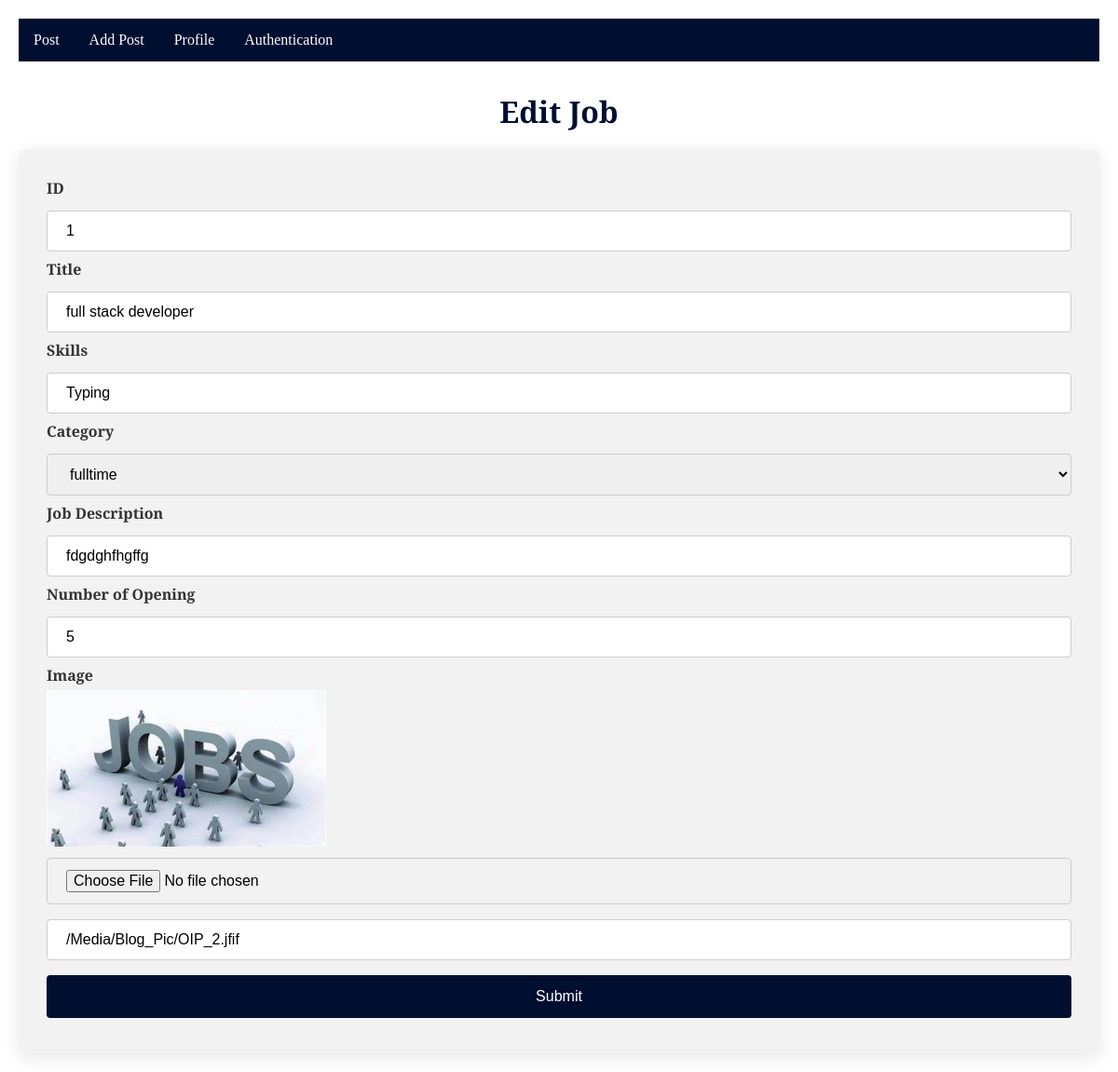
The page /editjob/1 (signed in) on the database as committed earlier.
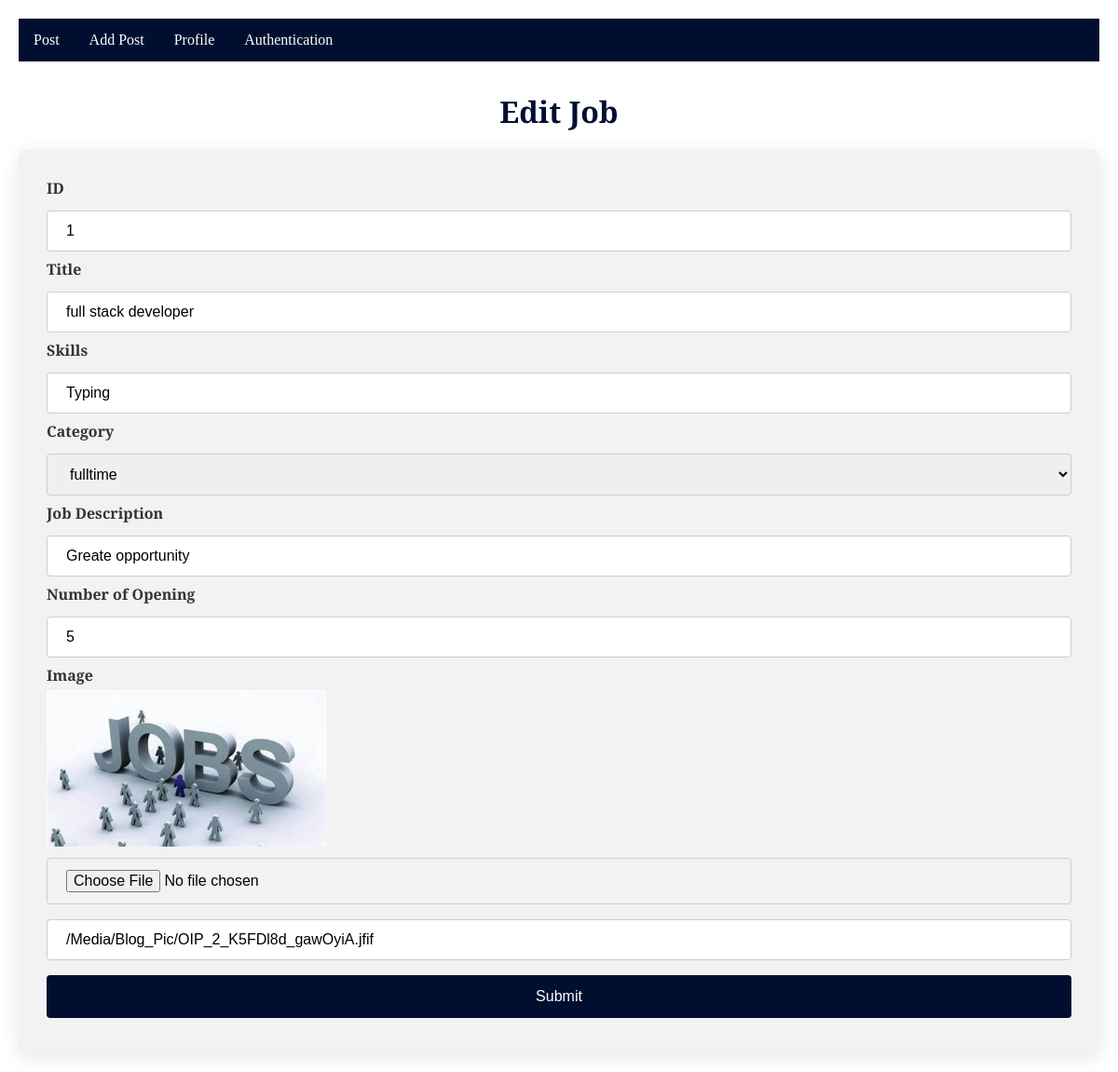
The same page on the database as committed later.
### myapp/models.py (models this page shows, shortened)
class JobModel(models.Model):
    JOB_TYPE_CHOICES = [
        ('fulltime', 'Full-time'),
        ('parttime', 'Part-time'),
    ]
    user = models.ForeignKey(Custom_user, on_delete=models.CASCADE)
    job_title = models.CharField(max_length=255, null=True)
    Number_of_opening = models.PositiveIntegerField(null=True)
    Category = models.CharField(choices=JOB_TYPE_CHOICES,max_length=255, null=True)
    Job_Description = models.TextField(max_length=255, null=True)
    Skills = models.CharField(max_length=255, null=True)
    company_logo=models.ImageField(upload_to='Media/Blog_Pic',null=True)

### myproject/views.py (the view)
# urls.py: path('editjob/<int:id>', editjob, name='editjob'),
def editjob(req,id):
    current_user=req.user
    job=JobModel.objects.filter(id=id)
    if current_user.user_type == "recruiters":
     if req.method=='POST':
        company_logo=req.FILES.get('company_logo')
        job_title=req.POST.get('job_title')
        Number_of_opening=req.POST.get('Number_of_opening')
        Category=req.POST.get('Category')
        Job_Description=req.POST.get('Job_Description')
        Skills=req.POST.get('Skills')
        company_logo_old=req.POST.get('company_logo_old')
        user_object=Custom_user.objects.get(id=id)
        add=JobModel(
            id=id,
            user=user_object,
            job_title=job_title,
            Number_of_opening=Number_of_opening,
            Category=Category,
            Job_Description=Job_Description,
            Skills=Skills,
            )
        if company_logo:
          add.company_logo=company_logo
          add.save()
        else:
         add.company_logo=company_logo_old
         add.save()
        return redirect ('Table')
    return render (req,'editjob.html',{'job':job})

### template/editjob.html (shortened to what this page needs)
{% extends 'base.html' %}
{% block body %}
<!DOCTYPE html>
<html lang="en">
<head>
</head>
<body>
<h3>Edit Job</h3>
<div>
  <form action="" method="POST" enctype="multipart/form-data">
    {% for i in job %}
    <label for="recipe_title">ID</label>
    <input type="text" id="Title" value="{{i.id}}" name="id" placeholder="Enter recipe title..." required>
    <label for="recipe_title">Title</label>
    <input type="text" id="Title" value="{{i.job_title}}" name="job_title" placeholder="Enter recipe title..." required>
    <label for="nutritional_info">Skills</label>
    <input type="text" id="nutritional_info" value="{{i.Skills}}" name="Skills" placeholder="Enter nutritional info..." required>
    <label for="category">Category</label>
    <select id="category" value="{{i.Category}}" name="Category" required>
      <option value="politics">fulltime</option>
    </select>
    <label for="ingredients">Job Description</label>
    <input type="text" id="ingredients" value="{{i.Job_Description}}" name="Job_Description" placeholder="Enter ingredients..." required>
    <label for="instructor">Number of Opening</label>
    <input type="text" id="instructor" value="{{i.Number_of_opening}}" name="Number_of_opening" placeholder="Enter instructor name..." required>
    <label for="image">Image</label>
    <img  width="300px"  src="/{{i.company_logo}}" alt="">
    <input type="file" id="image"  name="company_logo" required>
    <input type="text" id="image" value="/{{i.company_logo}}" name="company_logo_old" readonly>
    {% endfor %}
    <input type="submit" value="Submit">
  </form>
</div>
</body>
</html>
{% endblock body %}

Rows that differ between the two databases and show on the page:
changed JobModel "full stack developer": Job_Description "fdgdghfhgffg" → "Greate opportunity"; company_logo_old "/Media/Blog_Pic/OIP_2.jfif" → "/Media/Blog_Pic/OIP_2_K5FDl8d_gawOyiA.jfif"
